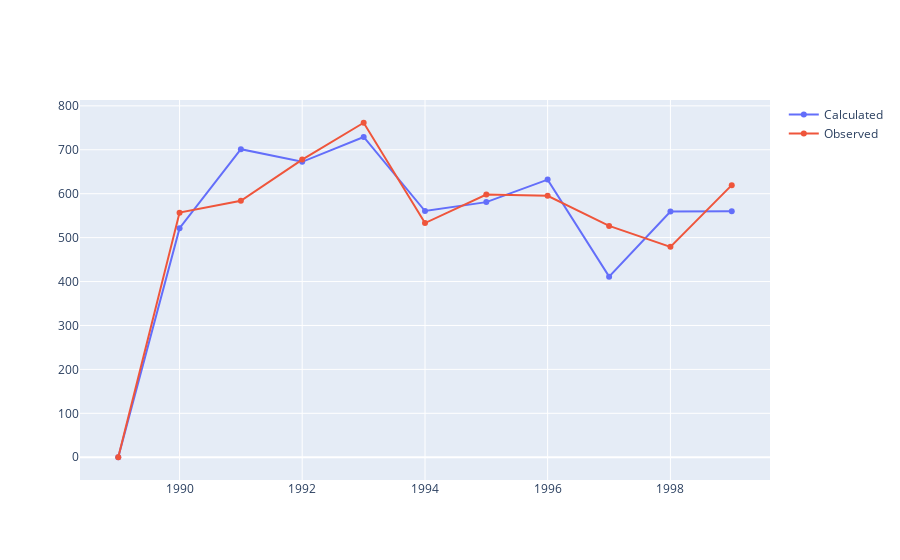

The cell this chart's notebook holds for it:
### Code cell
fig = go.Figure([
    go.Scatter(x=outputs.index, y=outputs['flow'], name="Calculated"),
    go.Scatter(x=inputs.data.index, y=inputs.data['flow_mm'], name="Observed"),
])
fig.show()

### Figure 1 — Plotly figure (JSON) as saved in the notebook; plotly's stock layout.template omitted (floating-point values rounded to 4 significant figures)
{"data": [{"name": "Calculated", "type": "scatter", "x": ["1989-01-01T00:00:00", "1990-01-01T00:00:00", "1991-01-01T00:00:00", "1992-01-01T00:00:00", "1993-01-01T00:00:00", "1994-01-01T00:00:00", "1995-01-01T00:00:00", "1996-01-01T00:00:00", "1997-01-01T00:00:00", "1998-01-01T00:00:00", "1999-01-01T00:00:00"], "y": [0, 521.4, 701.3, 672.6, 729.2, 560.6, 580.8, 632.1, 411.1, 559.4, 560.1]}, {"name": "Observed", "type": "scatter", "x": ["1989-01-01T00:00:00", "1990-01-01T00:00:00", "1991-01-01T00:00:00", "1992-01-01T00:00:00", "1993-01-01T00:00:00", "1994-01-01T00:00:00", "1995-01-01T00:00:00", "1996-01-01T00:00:00", "1997-01-01T00:00:00", "1998-01-01T00:00:00", "1999-01-01T00:00:00"], "y": [0, 556.9, 583.9, 677.6, 761.5, 533.2, 598.2, 595.1, 526.6, 479.0, 619.5]}], "layout": {}}
